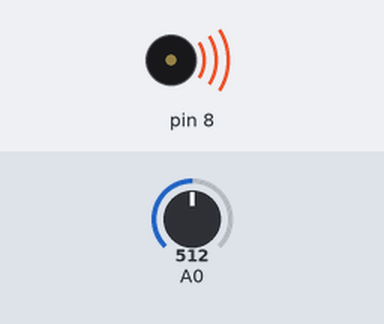
Recording of a sketch running on a simulated Arduino Uno, built with avr-gcc and run on an emulated ATmega328P. Shown: buzzer (waves = sounding). The inputs (shaded band) are chosen by the test bench; at power-on: A0 = 512.

Above: at 1.4 s.
1.8 s: A0 set to 550
4.8 s: A0 set to 569
At 4.8 s:
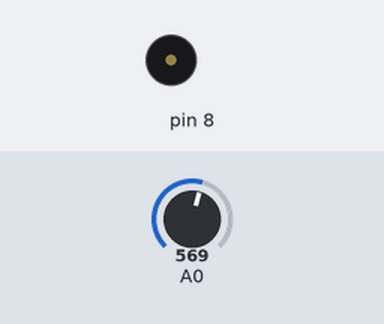
6.3 s: A0 set to 511
At 6.4 s:
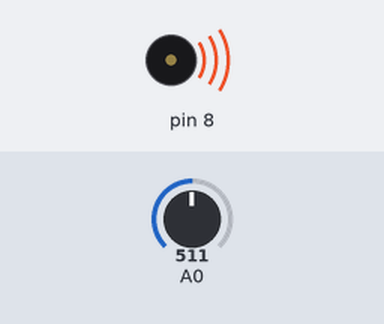
9.3 s: A0 set to 716
At 9.7 s:
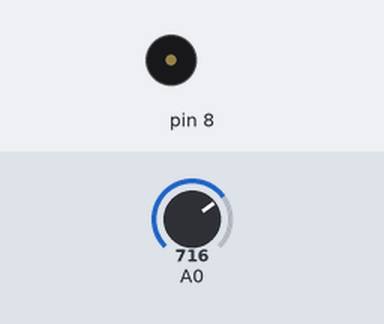
Timing chart, 0 to 11.8 s (numbered marks = the images above; inputs shaded):
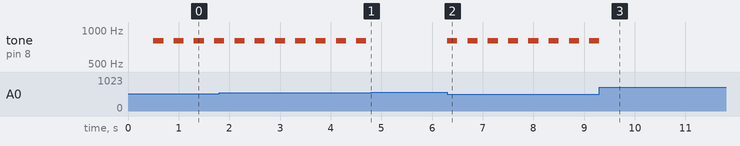

Measured:
- the behaviour switches between 558 and 559 on A0 (found by bisection; images 0 and 1)
- after the input at 4.8 s, tone on pin 8: stops changing and stays silent
- after the input at 6.3 s, tone on pin 8: alternates 800 Hz for 0.20 s and silent for 0.20 s, starting at once
- after the input at 9.3 s, tone on pin 8: goes on until 9.3 s, then stays silent
- by itself, tone on pin 8: alternates 800 Hz for 0.20 s and silent for 0.20 s

The sketch:

Beeping_temperature.ino
```cpp
float R1 = 10000;

void setup(){
  Serial.begin(115200);
  delay(500);
  pinMode(8, OUTPUT);
}

void loop(){
  int Vo = analogRead(A0);
  float R2 = R1 / (1023.0 / (float)Vo - 1.0);
  float logR2 = log(R2);
  float c1 = 1.009249522e-03, c2 = 2.378405444e-04, c3 = 2.019202697e-07;
  float T = (1.0 / (c1 + c2*logR2 + c3*logR2*logR2*logR2));
  float tempC = T - 273.15;
  if(tempC > 20){
    tone(8, 800);
    delay(200);
    noTone(8);
    delay(200);
  }
}
```
